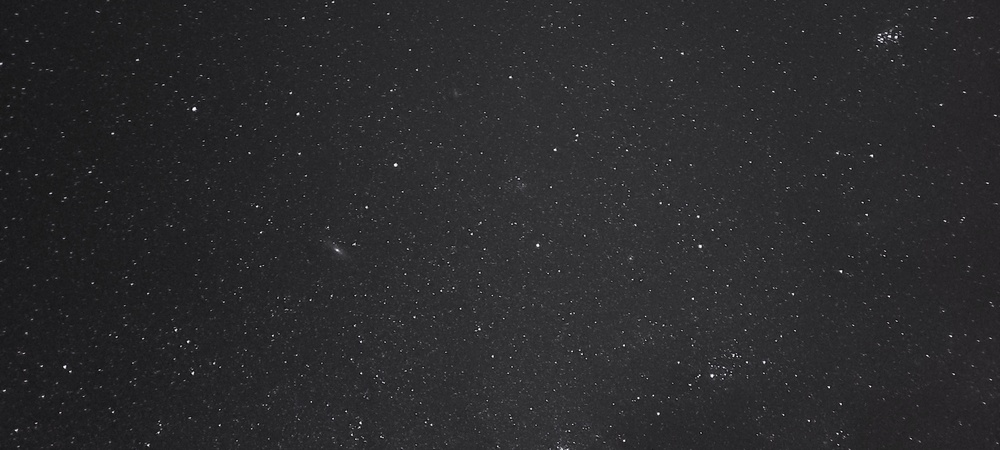
#> input picture images/phone_astrophoto.jpg, 1000 x 450 px, shrunk from 4032 x 1816 before the run
$ jupyter execute noise_subtract.ipynb
#> lines starting #> are read from the running program, lines starting #| are printed output that depends on the picture
[cell 1]
#add description. I made this to subtract noise from my phone's astronomy picture


__author__="Matt Gomer"
import numpy as np
import matplotlib.pyplot as plt
import matplotlib.image as mpimg
import matplotlib as mpl
mpl.rc('image', cmap='gray')
import scipy
from scipy import signal
from scipy import fftpack
from PIL import Image
import seaborn as sns
import time
import copy
import sys

[cell 2]
source_image=mpimg.imread('../images/phone_astrophoto.jpg')
#> source_image is the input picture: shape (450, 1000, 3); mean R, G, B 42.7, 42.5, 44.6
def rgb2gray(rgb):
    return np.dot(rgb[...,:3], [0.2989, 0.5870, 0.1140])
fig, ax = plt.subplots(figsize=(15, 10))

bw_image=rgb2gray(source_image)
ax.imshow(bw_image)
plt.show()
sns.kdeplot(bw_image[0:100,0:100].flatten())
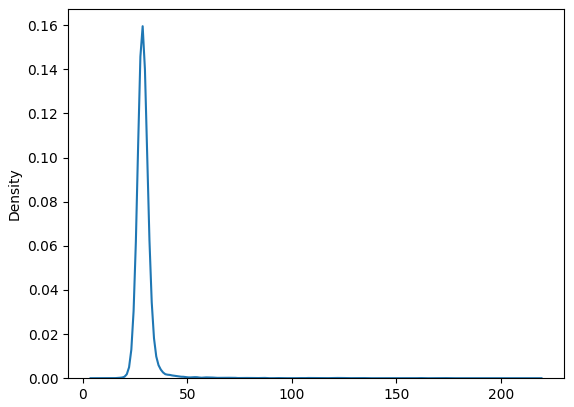
#> figure drawn by matplotlib, 1 panel; curve peaks at x = 28.71, y = 0.16
